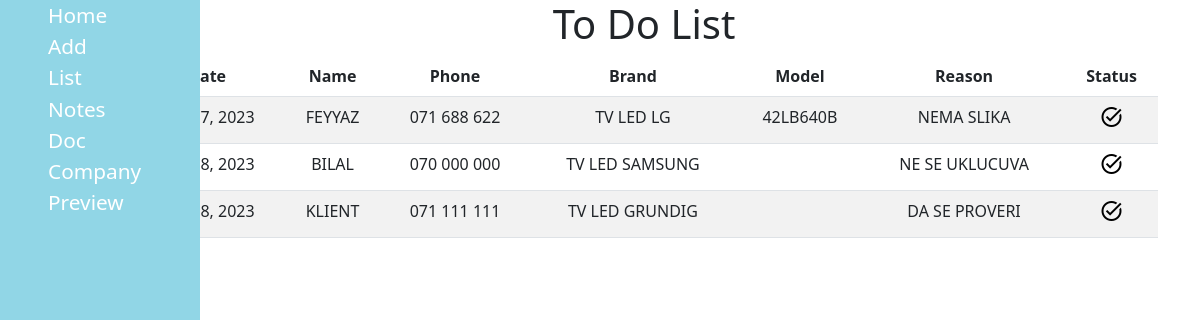
Page /customer on the committed database.
### customer/models.py (models this page shows, shortened)
class Musteri(models.Model):
    date = models.DateField(blank=True, null=True)
    name = models.CharField(max_length=16, blank=True, null=True)
    tel = models.CharField(max_length=64, blank=True, null=True)
    brand = models.CharField(max_length=32, blank=True, null=True)
    model = models.CharField(max_length=64, blank=True, null=True)
    reason = models.CharField(max_length=64, blank=True, null=True)
    solution = models.CharField(max_length=64, blank=True, null=True)
    price = models.CharField(max_length=8, blank=True, null=True)
    fin_date = models.DateField(blank=True, null=True)
    active = models.BooleanField(default=True)
    cabel = models.BooleanField(default=False)
    remote = models.BooleanField(default=False)
    foot = models.BooleanField(default=False)
    drzac = models.BooleanField(default=False)
    module = models.BooleanField(default=False)

### customer/views.py (the view)
# urls.py: path("", views.index, name="index"),
def index(request):
    return render(request, "customer/index.html", {
        "items": Musteri.objects.filter(active=True),
    })

### customer/templates/customer/index.html (shortened to what this page needs)
{% extends 'customer/layout.html' %}
{% block main %}
    <h1>To Do List</h1>
    <table class="table table-striped">
        <thead>
            <th>Date</th>
            <th>Name</th>
            <th>Phone</th>
            <th>Brand</th>
            <th>Model</th>
            <th>Reason</th>
            <th>Status</th>
        </thead>
        <tbody>
            {% for i in items %}
            <tr>
                <td>{{ i.date }}</td>
                <td>{{ i.name }}</td>
                <td>{{ i.tel }}</td>
                <td>{{ i.brand }}</td>
                <td>{{ i.model }}</td>
                <td>{{ i.reason }}</td>
                <td><a href="{% url 'finished' i.id %}"><span class="material-symbols-outlined">task_alt</span></a></td>
            </tr>
            {% endfor %}
        </tbody>
    </table>
{% endblock %}

### customer/templates/customer/layout.html (shortened to what this page needs)
{% load static %}
<!DOCTYPE html>
<html lang="en">
<head>
    <link rel="stylesheet" href="{% static 'customer/style.css' %}">
    <link href="https://cdn.jsdelivr.net/npm/bootstrap@5.2.3/dist/css/bootstrap.min.css" rel="stylesheet">
</head>
<body>
    <nav class="fixed-top">
        <ul>
            <li><a href="{% url 'index' %}">Home</a></li>
            <li><a href="{% url 'add' %}">Add</a></li>
            <li><a href="{% url 'list' %}">List</a></li>
            <li><a href="{% url 'notes' %}">Notes</a></li>
            <li><a href="{% url 'doc' %}">Doc</a></li>
            <li><a href="{% url 'company' %}">Company</a></li>
            <li><a href="{% url 'warranty' 1 %}">Preview</a></li>
        </ul>
    </nav>
    <div class="container" style="padding-left: 100px;">
        {% block main %}
        {% endblock %}
    </div>
</body>
</html>

### customer/static/customer/style.css (style rules this page uses)
body { display: flex; flex-direction: row; }
h1 { text-align: center; }
nav { height: 100vh; width: 200px; background-color: #91d6e6; display: flex; flex-direction: column; justify-content: flex-start; padding-left: 1rem; }
nav li { list-style: none; }
nav a { font-size: 1.3rem; text-decoration: none; color: #fff; font-weight: 400; }
table { text-align: center; }
table a { color: #000; text-decoration: none; }

### rows in the picture
Musteri: date "Jan. 17, 2023", name "FEYYAZ", tel "071 688 622", brand "TV LED LG", model "42LB640B", reason "NEMA SLIKA"
Musteri: date "Jan. 18, 2023", name "BILAL", tel "070 000 000", brand "TV LED SAMSUNG", reason "NE SE UKLUCUVA"
Musteri: date "Jan. 18, 2023", name "KLIENT", tel "071 111 111", brand "TV LED GRUNDIG", reason "DA SE PROVERI"
